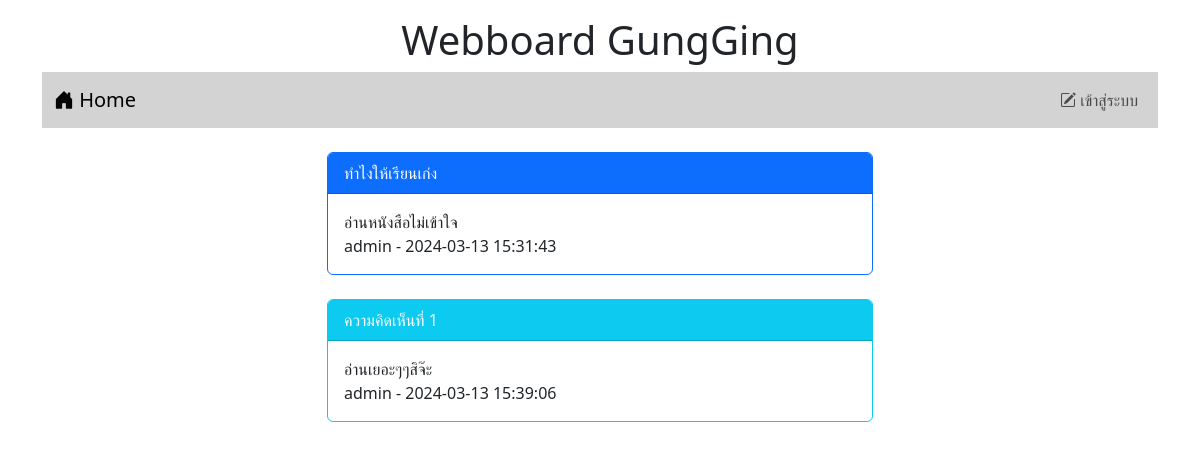
The app's page /post.php?id=4 with its own data.
### tables this page shows
CREATE TABLE `post` (
  `id` int(11) NOT NULL,
  `title` varchar(128) NOT NULL,
  `content` varchar(2048) NOT NULL,
  `post_date` datetime NOT NULL,
  `cat_id` int(11) NOT NULL,
  `user_id` int(11) NOT NULL
);

CREATE TABLE `user` (
  `id` int(11) NOT NULL,
  `login` varchar(32) NOT NULL,
  `password` varchar(64) NOT NULL,
  `name` varchar(64) NOT NULL,
  `gender` char(1) NOT NULL,
  `email` varchar(32) NOT NULL,
  `role` char(1) NOT NULL
);

CREATE TABLE `comment` (
  `id` int(11) NOT NULL,
  `content` varchar(20148) NOT NULL,
  `post_date` datetime NOT NULL,
  `user_id` int(11) NOT NULL,
  `post_id` int(11) NOT NULL
);

### post.php (the view, shortened to what this page needs)
<!DOCTYPE html>
<html lang="en">
<head>
    <link rel="stylesheet" href="bootstrap-5.3.2-dist/css/bootstrap.min.css">
    <link rel="stylesheet" href="https://cdn.jsdelivr.net/npm/bootstrap-icons@1.11.3/font/bootstrap-icons.min.css">
</head>
<body>
  <div class="container-lg">
   <h1 style="text-align: center;" class="mt-3">Webboard GungGing</h1>
   <?php include "nav.php" ?>
   <div class="row mt-4">
    <div class="col-lg-3 col-md-2 col-sm-1"></div>
    <div class="col-lg-6 col-md-8 col-sm-10">
    <?php
    $conn=new PDO("mysql:host=localhost;dbname=webboard;charset=utf8","root","");
    $sql="select post.title,post.content,post.post_date,user.login from post inner join user on
    (post.user_id=user.id) where post.id=$_GET[id]";
    $result=$conn->query($sql);
    while($row=$result->fetch()){
       echo "<div class= 'card border-primary'>";
       echo "<div class='card-header bg-primary text-white'>$row[0]</div>";
       echo"<div class='card-body'>$row[1]<br>$row[3] - $row[2]</div>";
       echo"</div><br>";
    }
    ?>
  <?php
    $sql1="select comment.content,comment.post_date,user.login from comment inner join user on
    (comment.user_id=user.id) where comment.post_id=$_GET[id]";
    $result=$conn->query($sql1);
    $i=1;
    while($row=$result->fetch()){
      echo "<div class= 'card border-info'>";
      echo "<div class='card-header bg-info text-white'>ความคิดเห็นที่ $i</div>";
      echo"<div class='card-body'>$row[0]<br>$row[2] - $row[1]</div>";
      echo"</div><br>";
      $i=$i+1;
   }
  ?>
    </div>
<div class="col-lg-3 col-md-2 col-sm-1"></div>
   </div>
  </div>
</body>
</html>

### records on screen
post: title "ทำไงให้เรียนเก่ง", content "อ่านหนังสือไม่เข้าใจ", user.login "admin", post_date "2024-03-13 15:31:43"
comment: content "อ่านเยอะๆๆสิจ๊ะ", user.login "admin", post_date "2024-03-13 15:39:06"
